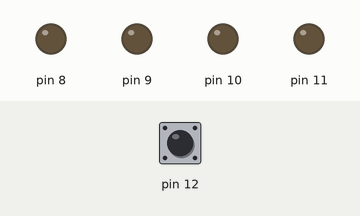
A sketch run on a simulated Arduino Uno, built with avr-gcc and run on an emulated ATmega328P. Parts: output pins drawn as LEDs (lit = HIGH). The inputs (shaded band) are chosen by the test bench; at power-on: pin 12 HIGH.

Above: at 1.2 s.
1.3 s: pin 12 pulled LOW for 0.15 s
At 1.7 s:
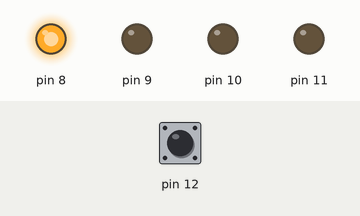
2.9 s: pin 12 pulled LOW for 1 s
At 4.1 s:
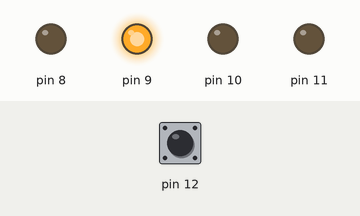
5.4 s: pin 12 pulled LOW for 0.15 s
At 6.0 s:
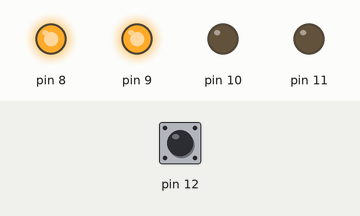
7.0 s: pin 12 pulled LOW for 3.2 s
At 8.4 s:
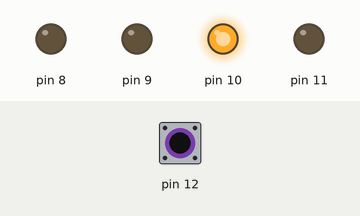
11.7 s: pin 12 pulled LOW for 0.15 s
At 12.0 s:
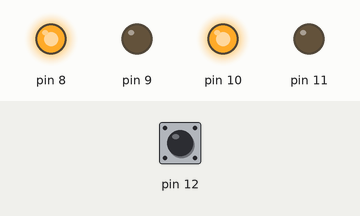
13.3 s: pin 12 pulled LOW for 1 s
At 14.4 s:
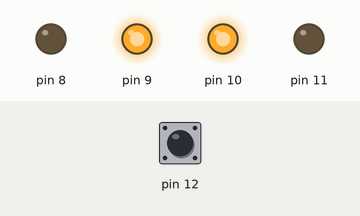
Timing chart, 0 to 16.3 s (numbered marks = the images above; inputs shaded):
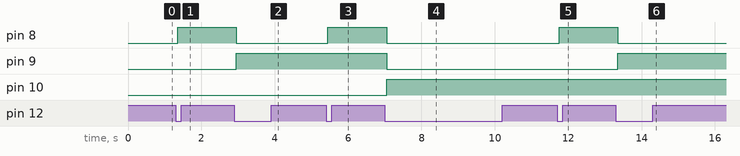

The sketch:

sketch.ino
```cpp
#include <Arduino.h>

int counter = 0;

void setup() {

  // Pin 8, 9, 10, 11 = OUTPUT
  // Pin 12 = INPUT
  DDRB = (DDRB & 0b11101111) | 0b00001111;

  // Enable internal pull-up for Pin 12
  // Turn OFF all LEDs initially
  PORTB = (PORTB & 0b11100000) | 0b00010000;
}

void loop() {

  // Read Push Button using PINB
  if (!(PINB & 0b00010000)) {

    delay(50);  // Debouncing

    // Check button again
    if (!(PINB & 0b00010000)) {

      // Increment counter (0 to 15)
      counter = (counter + 1) % 16;

      // Display binary value on 4 LEDs
      // Single PORTB register write
      PORTB = (PORTB & 0b11110000) | (counter & 0b00001111);

      // Wait until button is released
      while (!(PINB & 0b00010000)) {
      }

      delay(50);
    }
  }
}
```

Measured:
- after the input at 1.3 s, pin 8: LOW → HIGH after 0.05 s
- after the input at 2.9 s, pin 8: HIGH → LOW after 0.05 s; pin 9: LOW → HIGH after 0.05 s
- after the input at 5.4 s, pin 8: LOW → HIGH after 0.05 s
- after the input at 7.0 s, pin 8, pin 9: HIGH → LOW after 0.05 s; pin 10: LOW → HIGH after 0.05 s
- after the input at 11.7 s, pin 8: LOW → HIGH after 0.05 s
- after the input at 13.3 s, pin 8: HIGH → LOW after 0.05 s; pin 9: LOW → HIGH after 0.05 s
